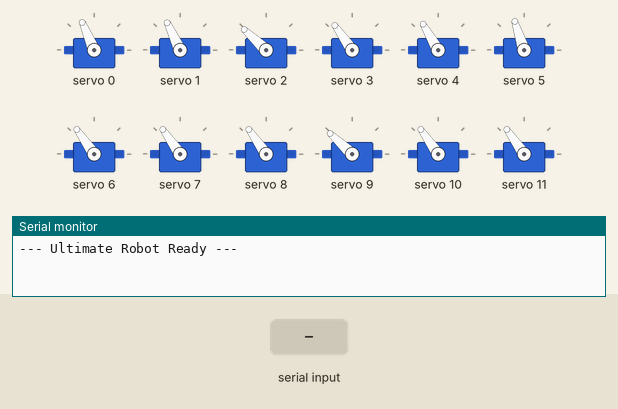
A sketch run on a simulated Arduino Mega 2560, built with avr-gcc and run on an emulated ATmega2560. Shown: 12 × servo, the last lines printed to the serial monitor. The test bench sets the inputs (shaded band).

Above: at 2.6 s.
2.7 s: "W" received over the second serial link
At 3.54 s:
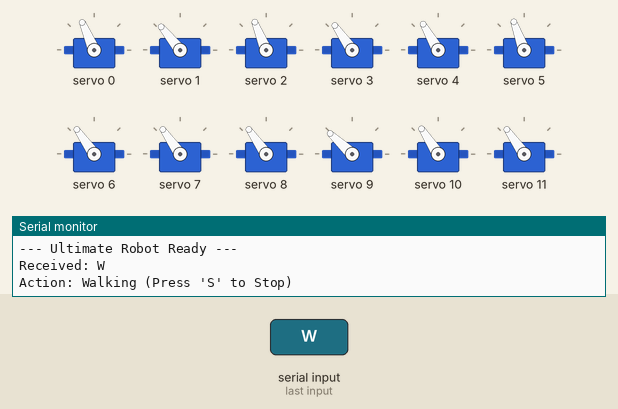
5.7 s: "S" received over the second serial link
At 5.92 s:
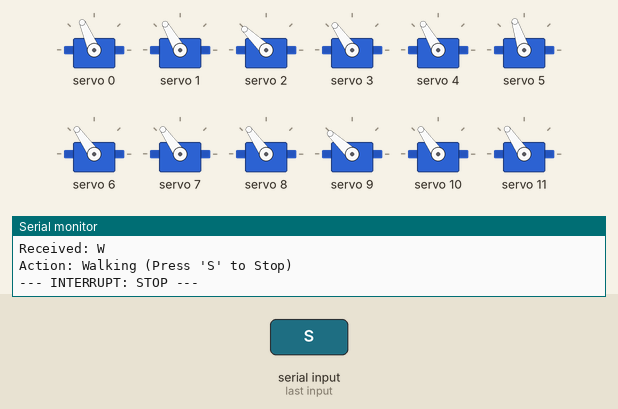
7.3 s: "D" received over the second serial link
At 8.06 s:
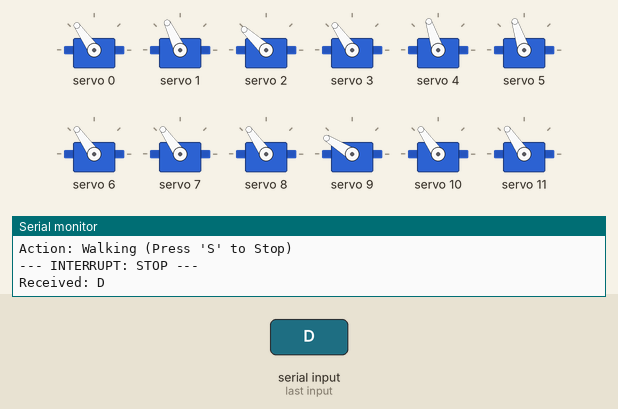
16.3 s: "H" received over the second serial link
At 18.5 s:
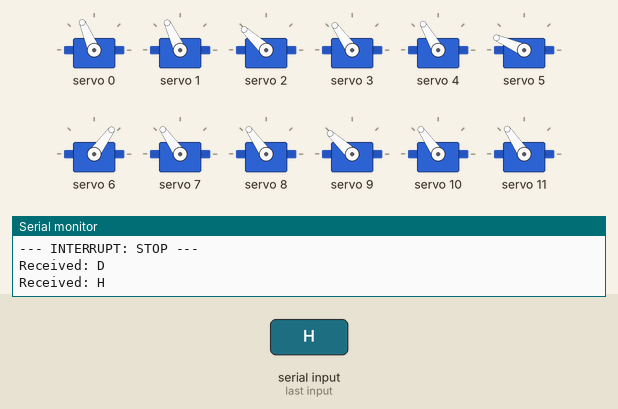
19.3 s: "S" received over the second serial link
At 19.73 s:
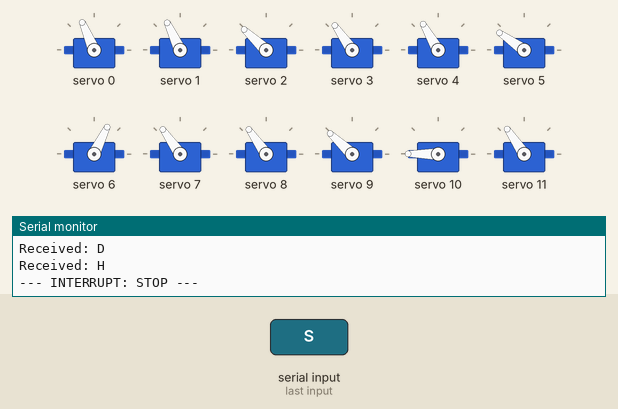
22.3 s: "P" received over the second serial link
At 33.3 s:
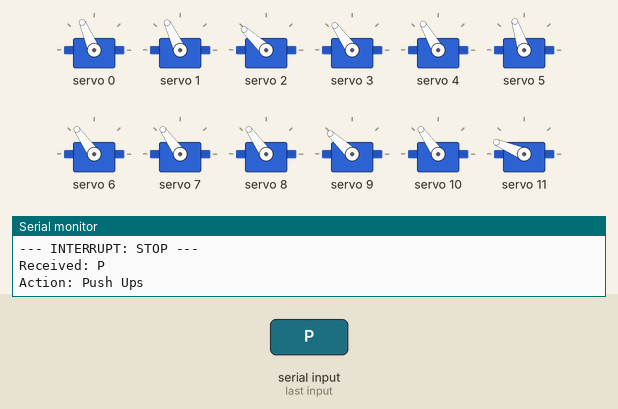
Timing chart, 0 to 33.6 s (numbered marks = the images above; inputs shaded):
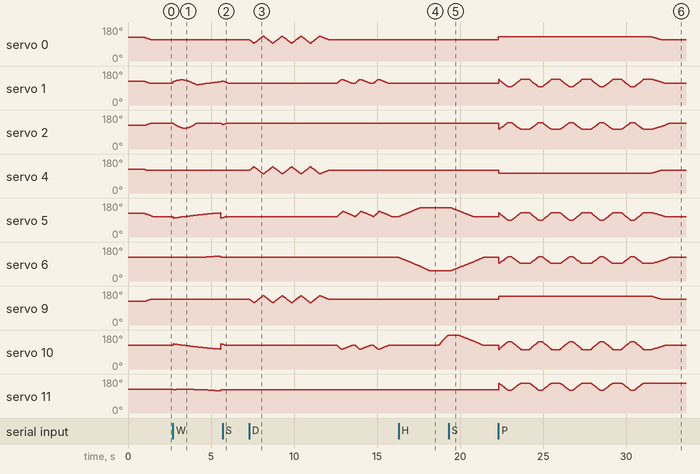

The sketch:

FInal_Code_copy_20251204092220.ino
```cpp
/*
 * ULTIMATE BLUETOOTH CONTROLLER
 * -----------------------------
 * 1. COMMANDS:
 * - 'W' -> Walk Forward (Continuous)
 * - 'D' -> Happy Dance
 * - 'H' -> Hello Wave
 * - 'P' -> Push Ups
 * - 'S' -> Stop / Stand Up
 *
 * 2. FEATURES:
 * - Direction Calibration Fixed
 * - Inverse Kinematics for Walking
 * - Interrupts (Stop immediately when S is pressed)
 */

#include <Wire.h>
#include <Adafruit_PWMServoDriver.h>

// =================================================================
// 1. DIRECTION TUNING (From your Calibration)
// =================================================================

int HIP_DIR[4]   = {-1, -1, 1, 1};
int THIGH_DIR[4] = {1, -1, 1, -1};
int KNEE_DIR[4]  = {1, -1, 1, -1};

// =================================================================
// 2. WALKING SETTINGS
// =================================================================

float STEP_HEIGHT = 40.0;
float STEP_LEN    = 40.0;
int   STEP_SPEED  = 10;

// =================================================================
// 3. CONFIGURATION
// =================================================================

int LEG_PINS[4][3] = {
  {0, 1, 2},  // FL
  {9, 10, 11},    // FR
  {4,5,6}, // BL
  {12, 13, 14}     // BR
};

int LEG_HOME[4][3] = {
  {350, 355, 400}, // FL
  {400, 375, 375}, // FR
  {365, 340, 375}, // BL
  {400, 375, 375}  // BR
};

// Robot Geometry
float L1 = 115.0;
float L2 = 137.0;
float GROUND_Z  = -160.0;
bool INVERT_FORWARD = true;

Adafruit_PWMServoDriver pwm = Adafruit_PWMServoDriver();
#define SERVO_FREQ 50
#define MIN_PULSE 150
#define MAX_PULSE 600
#define MID 375

int currentPos[16];
float thigh_angle_zero, knee_angle_zero;

// =================================================================
// 4. MATH HELPERS (Inverse Kinematics)
// =================================================================

float mapFloat(float x, float in_min, float in_max, float out_min, float out_max) {
  return (x - in_min) * (out_max - out_min) / (in_max - in_min) + out_min;
}

void calculateNeutralAngles() {
  float x = 0; float z = GROUND_Z;
  float D = sqrt(x*x + z*z);
  float a1 = atan2(x, -z);
  float a2 = acos((sq(L1) + sq(D) - sq(L2)) / (2 * L1 * D));
  float b  = acos((sq(L1) + sq(L2) - sq(D)) / (2 * L1 * L2));
  thigh_angle_zero = (a1 + a2) * 180 / PI;
  knee_angle_zero  = b * 180 / PI;
}

void moveLegRelative(int legNum, float x, float y, float z) {
  if (INVERT_FORWARD) x = -x;

  // Hip Calculation
  float hip_deg_change = y * 0.5;
  hip_deg_change *= HIP_DIR[legNum];

  // IK Calculation
  float D = sqrt(x*x + z*z);
  if (D > (L1 + L2)) return;

  float a1 = atan2(x, -z);
  float a2 = acos((sq(L1) + sq(D) - sq(L2)) / (2 * L1 * D));
  float b  = acos((sq(L1) + sq(L2) - sq(D)) / (2 * L1 * L2));

  float thigh_deg = (a1 + a2) * 180 / PI;
  float knee_deg  = b * 180 / PI;

  float thigh_diff = thigh_deg - thigh_angle_zero;
  float knee_diff  = knee_deg  - knee_angle_zero;

  float pulses_per_degree = (MAX_PULSE - MIN_PULSE) / 180.0;

  // Apply Direction Multipliers
  int hip_change   = hip_deg_change * pulses_per_degree;
  int thigh_change = thigh_diff * pulses_per_degree * THIGH_DIR[legNum];
  int knee_change  = knee_diff  * pulses_per_degree * KNEE_DIR[legNum];

  currentPos[LEG_PINS[legNum][0]] = LEG_HOME[legNum][0] + hip_change;
  currentPos[LEG_PINS[legNum][1]] = LEG_HOME[legNum][1] + thigh_change;
  currentPos[LEG_PINS[legNum][2]] = LEG_HOME[legNum][2] + knee_change;

  pwm.setPWM(LEG_PINS[legNum][0], 0, currentPos[LEG_PINS[legNum][0]]);
  pwm.setPWM(LEG_PINS[legNum][1], 0, currentPos[LEG_PINS[legNum][1]]);
  pwm.setPWM(LEG_PINS[legNum][2], 0, currentPos[LEG_PINS[legNum][2]]);
}

void smoothMoveTo(int targetPos[16], int speedDelay) {
  bool moving = true;
  while(moving) {
    moving = false;
    for(int i=0; i<16; i++) {
      if(i==3 || i==7 || i==11 || i==15) continue;
      if (currentPos[i] < targetPos[i]) {
        currentPos[i]++; pwm.setPWM(i, 0, currentPos[i]); moving = true;
      } else if (currentPos[i] > targetPos[i]) {
        currentPos[i]--; pwm.setPWM(i, 0, currentPos[i]); moving = true;
      }
    }
    delay(speedDelay);
  }
}

void standUp() {
  int target[16];
  for(int i=0; i<16; i++) target[i] = currentPos[i];
  for(int leg=0; leg<4; leg++) {
    target[LEG_PINS[leg][0]] = LEG_HOME[leg][0];
    target[LEG_PINS[leg][1]] = LEG_HOME[leg][1];
    target[LEG_PINS[leg][2]] = LEG_HOME[leg][2];
  }
  smoothMoveTo(target, 10);
}

// =================================================================
// 5. INTERRUPT CHECKER (Stop Button)
// =================================================================

bool checkInterrupt() {
  if (Serial1.available() > 0) {
    char cmd = Serial1.read();
    if (cmd == 'S') {
      Serial.println("--- INTERRUPT: STOP ---");
      standUp();
      return true; // Stop triggered
    }
  }
  return false; // Continue
}

// =================================================================
// 6. ACTIONS: WALK, WAVE, DANCE, PUSHUP
// =================================================================

// --- WALKING (Continuous Loop) ---
void doWalkTick() {
  static float phase = 0;
  phase += 0.05; // Speed
  if(phase > 2*PI) phase -= 2*PI;

  for(int leg=0; leg<4; leg++) {
    float leg_phase = phase;
    if(leg == 1 || leg == 2) leg_phase += PI;

    // Stance/Swing Logic
    float this_x = 0;
    float this_z = GROUND_Z;

    if (leg_phase < PI) {
      // SWING (Move Forward)
      this_x = mapFloat(leg_phase, 0, PI, -STEP_LEN/2, STEP_LEN/2);
      this_z = GROUND_Z + sin(leg_phase) * STEP_HEIGHT;
    } else {
      // STANCE (Move Backward)
      this_x = mapFloat(leg_phase, PI, 2*PI, STEP_LEN/2, -STEP_LEN/2);
      this_z = GROUND_Z;
    }

    moveLegRelative(leg, this_x, 0, this_z);
  }
  delay(STEP_SPEED);
}

void startWalkingLoop() {
  Serial.println("Action: Walking (Press 'S' to Stop)");
  while(true) {
    if (checkInterrupt()) break; // Exit loop if S is pressed
    doWalkTick(); // Perform one small movement step
  }
}

// --- HELLO WAVE ---
void sitDownForWave() {
  int target[16];
  for(int i=0; i<16; i++) target[i] = currentPos[i];

  // Front legs Home
  target[LEG_PINS[0][0]] = LEG_HOME[0][0]; target[LEG_PINS[0][1]] = LEG_HOME[0][1]; target[LEG_PINS[0][2]] = LEG_HOME[0][2];
  target[LEG_PINS[1][0]] = LEG_HOME[1][0]; target[LEG_PINS[1][1]] = LEG_HOME[1][1]; target[LEG_PINS[1][2]] = LEG_HOME[1][2];

  // Back Legs Sit
  target[LEG_PINS[2][1]] = LEG_HOME[2][1] + 100; target[LEG_PINS[2][2]] = LEG_HOME[2][2] - 150;
  target[LEG_PINS[3][1]] = LEG_HOME[3][1] - 100; target[LEG_PINS[3][2]] = LEG_HOME[3][2] + 150;

  smoothMoveTo(target, 10);
}

void wavePaw() {
  int target[16];
  for(int i=0; i<16; i++) target[i] = currentPos[i];

  // Lift
  target[LEG_PINS[1][1]] += 150;
  target[LEG_PINS[1][2]] += 50;
  smoothMoveTo(target, 4);

  // Wave
  int centerHip = LEG_HOME[1][0];
  for(int i=0; i<3; i++) {
    if(checkInterrupt()) return;
    target[LEG_PINS[1][0]] = centerHip - 60; smoothMoveTo(target, 2);
    target[LEG_PINS[1][0]] = centerHip + 60; smoothMoveTo(target, 2);
  }

  // Return
  target[LEG_PINS[1][0]] = LEG_HOME[1][0];
  target[LEG_PINS[1][1]] = LEG_HOME[1][1];
  target[LEG_PINS[1][2]] = LEG_HOME[1][2];
  smoothMoveTo(target, 5);
}

void doHelloWave() {
  if(checkInterrupt()) return;
  sitDownForWave();
  delay(500);
  if(checkInterrupt()) return;
  wavePaw();
  delay(500);
  standUp();
}

// --- PUSH UPS (Balanced) ---
void doPushUps() {
  Serial.println("Action: Push Ups");
  int count = 5; // Do 5 pushups

  // Settings to prevent falling backward
  float shift_x = 40.0;  // Forward shift when down
  float up_z = -110.0;   // Standing height
  float down_z = -160.0; // Ground height
  float shift_y = -25.0; // Stability width adjustment

  for(int k=0; k<count; k++) {
    if(checkInterrupt()) return;

    // DOWN (Crouch + Shift Forward)
    for(int i=0; i<=20; i++) {
        float percent = (float)i/20.0;
        float z = (up_z * (1-percent)) + (down_z * percent);
        float x = (0 * (1-percent)) + (shift_x * percent);

        moveLegRelative(0, x, shift_y, z);
        moveLegRelative(1, x, shift_y, z);
        moveLegRelative(2, x, shift_y, z);
        moveLegRelative(3, x, shift_y, z);
        delay(15);
    }
    delay(200);

    if(checkInterrupt()) return;

    // UP (Stand + Shift Back)
    for(int i=0; i<=20; i++) {
        float percent = (float)i/20.0;
        float z = (down_z * (1-percent)) + (up_z * percent);
        float x = (shift_x * (1-percent)) + (0 * percent);

        moveLegRelative(0, x, shift_y, z);
        moveLegRelative(1, x, shift_y, z);
        moveLegRelative(2, x, shift_y, z);
        moveLegRelative(3, x, shift_y, z);
        delay(15);
    }
    delay(500);
  }
  standUp();
}


// --- HAPPY DANCE ---
void doDance() {
  int target[16];
  int WIGGLE = 40;
  int BOUNCE_DEPTH = 60;

  // Wiggle
  for(int k=0; k<4; k++) {
    if(checkInterrupt()) return;
    for(int i=0; i<16; i++) target[i] = currentPos[i];

    // Left
    target[LEG_PINS[0][0]] = LEG_HOME[0][0] - WIGGLE; target[LEG_PINS[2][0]] = LEG_HOME[2][0] + WIGGLE;
    target[LEG_PINS[1][0]] = LEG_HOME[1][0] - WIGGLE; target[LEG_PINS[3][0]] = LEG_HOME[3][0] + WIGGLE;
    smoothMoveTo(target, 4);

    if(checkInterrupt()) return;

    // Right
    target[LEG_PINS[0][0]] = LEG_HOME[0][0] + WIGGLE; target[LEG_PINS[2][0]] = LEG_HOME[2][0] - WIGGLE;
    target[LEG_PINS[1][0]] = LEG_HOME[1][0] + WIGGLE; target[LEG_PINS[3][0]] = LEG_HOME[3][0] - WIGGLE;
    smoothMoveTo(target, 4);
  }

  standUp();
  delay(500);

  // Bounce
  for(int k=0; k<3; k++) {
    if(checkInterrupt()) return;
    for(int i=0; i<16; i++) target[i] = currentPos[i];

    // Crouch (Shift Back)
    target[LEG_PINS[0][1]] = LEG_HOME[0][1] + (BOUNCE_DEPTH * 0.7); target[LEG_PINS[1][1]] = LEG_HOME[1][1] - (BOUNCE_DEPTH * 0.7);
    target[LEG_PINS[2][1]] = LEG_HOME[2][1] + BOUNCE_DEPTH; target[LEG_PINS[3][1]] = LEG_HOME[3][1] - BOUNCE_DEPTH;

    smoothMoveTo(target, 3);
    standUp();
  }
}

// =================================================================
// 7. MAIN SETUP & LOOP
// =================================================================

void setup() {
  Serial.begin(9600);    // USB
  Serial1.begin(9600);   // Bluetooth (Pin 18/19)
  Serial.println("--- Ultimate Robot Ready ---");

  pwm.begin();
  pwm.setPWMFreq(SERVO_FREQ);

  calculateNeutralAngles();

  // Safe Start
  for(int i=0; i<16; i++) {
     pwm.setPWM(i, 0, MID);
     currentPos[i] = MID;
  }
  delay(1000);

  standUp();
}

void loop() {
  if (Serial1.available() > 0) {
    char command = Serial1.read();
    Serial.print("Received: "); Serial.println(command);

    if (command == 'W') {
      startWalkingLoop(); // Runs until 'S' is pressed
    }
    else if (command == 'D') {
      doDance();
    }
    else if (command == 'H') {
      doHelloWave();
    }
    else if (command == 'P') {
      doPushUps();
    }
    else if (command == 'S') {
      standUp();
    }
  }
}
```

Measured:
- after the input at 2.7 s, servo 6: rises from 125° to 132° in 1.3 s, then falls to 125° in 0.11 s; servo 11: 125° → 124° at once, → 125° 0.18 s later, → 124° 1.1 s later, → 123° 0.38 s later, … (11 changes in this stretch)
- after the input at 5.7 s, servo 6: stays 125° (without the input it goes to 126° after 1.3 s); servo 11: stays 124° (without the input it goes to 125° after 0.06 s)
- after the input at 16.3 s, servo 5: moves from 108° to 156° over 1.3 s, starting at once; servo 6: moves from 125° to 54° over 1.9 s, starting at once; servo 10: moves from 125° to 180° over 0.55 s, starting after 2.4 s
- after the input at 19.3 s, servo 5: moves from 156° to 108° over 1.4 s, starting after 0.11 s; servo 6: moves from 54° to 125° over 2.0 s, starting after 0.13 s; servo 9: stops changing and stays 137°
